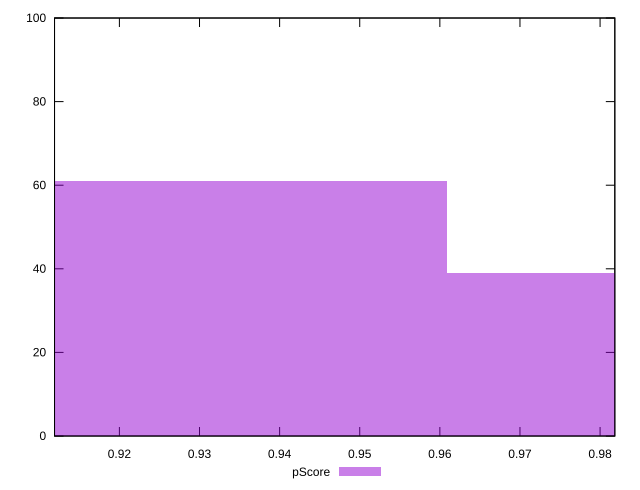

Reproduce this figure in gnuplot.
reset

$pScore <<EOF
1.00260713119066 39
0.9190565369247716 61
EOF

set key outside below
set boxwidth 0.08355059426588833
set xrange [0.9119035147238882:0.9818408984193125]
set yrange [0:100]
set trange [0:100]
set style fill transparent solid 0.5 noborder
set terminal svg size 640, 490 enhanced background rgb 'white'
set output "reports/report_00028_2021-02-24T12-49-42.674Z/dom-size/samples/card/pScore/histogram.svg"

plot $pScore title "pScore" with boxes

reset
